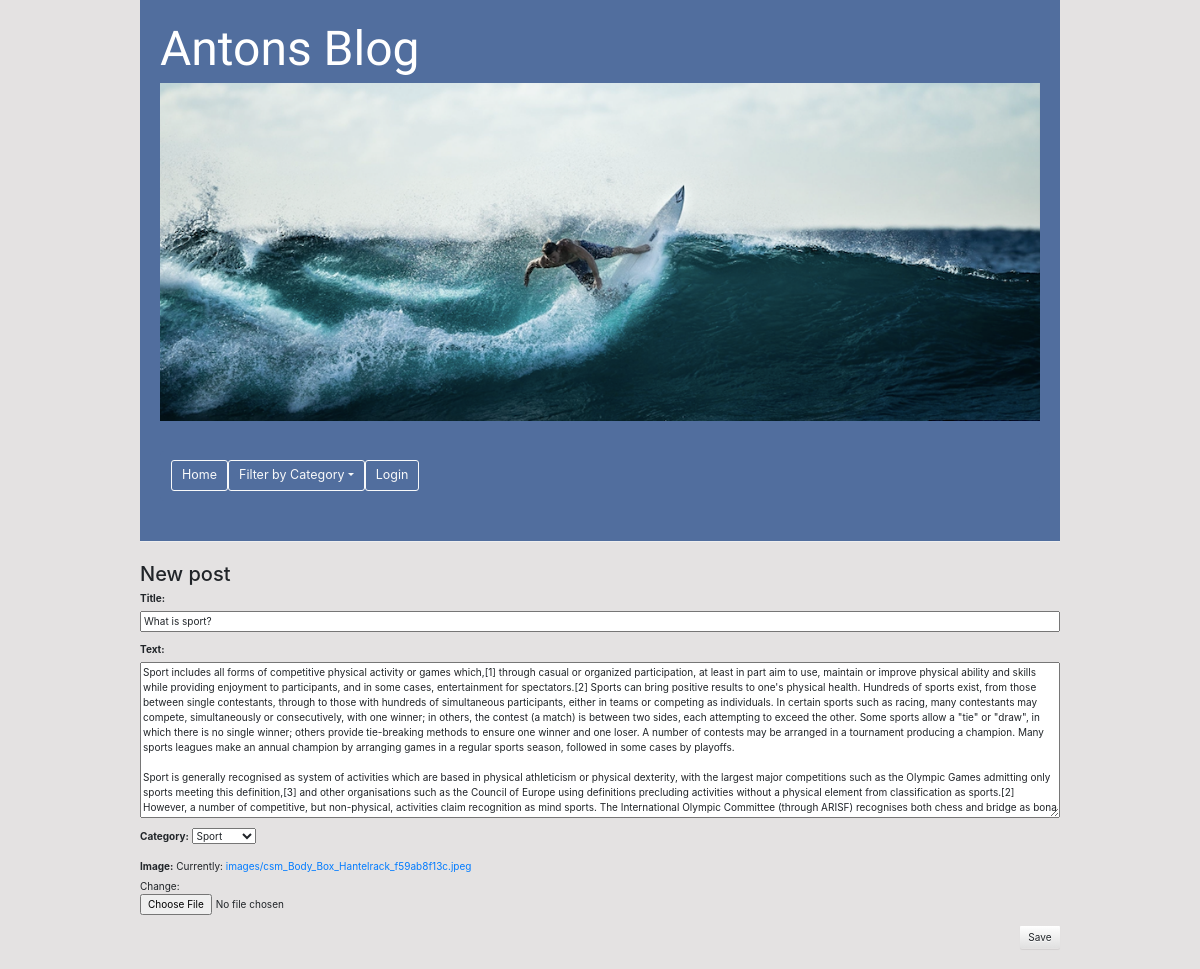
The app's page /post/7/edit/, older data.
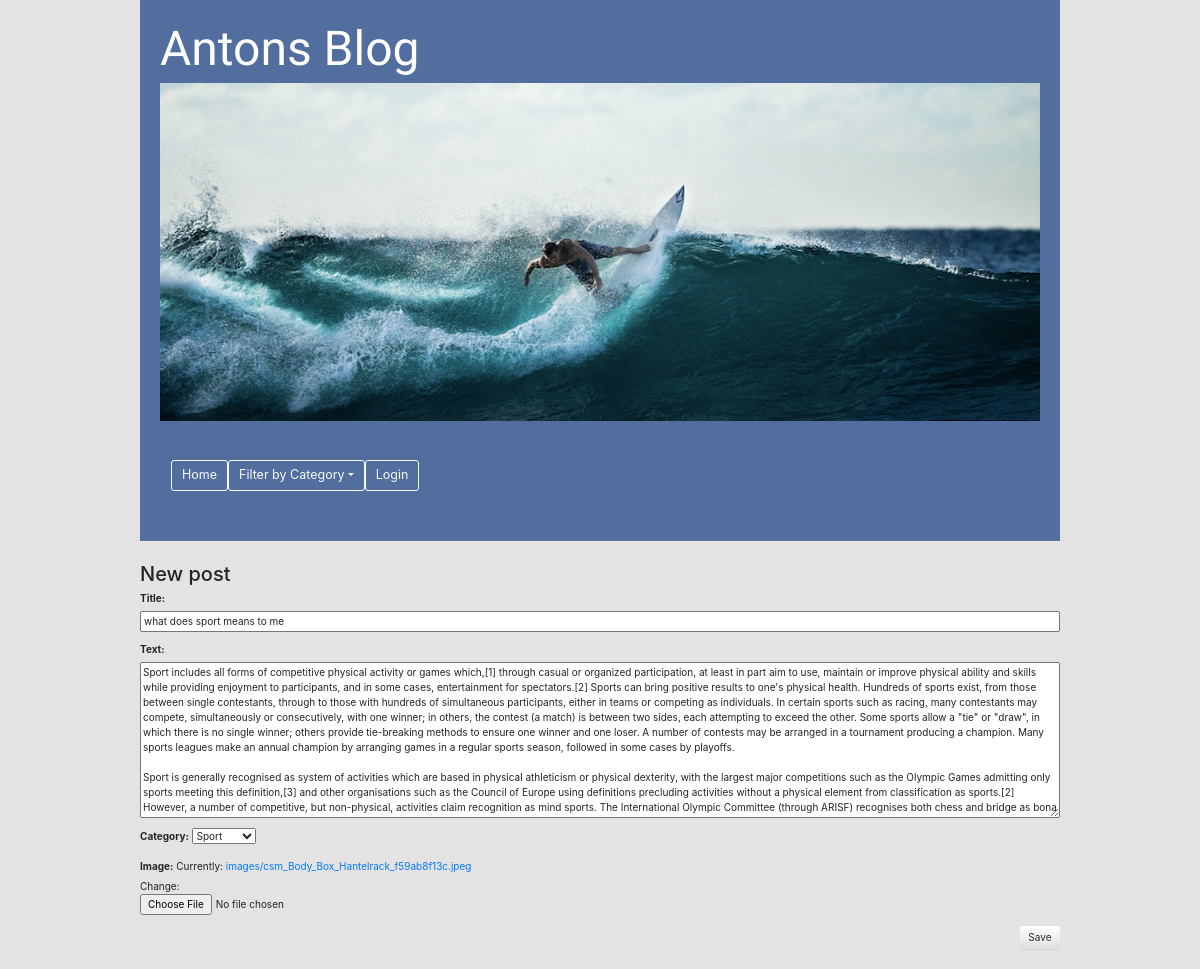
The same page, newer data.
### blog/models.py (models this page shows, shortened)
class Post(models.Model):
    author = models.ForeignKey(settings.AUTH_USER_MODEL, on_delete=models.CASCADE)
    title = models.CharField(max_length=200)
    text = models.TextField()
    created_date = models.DateTimeField(default=timezone.now)
    published_date = models.DateTimeField(blank=True, null=True)
    image = models.ImageField(null=True, upload_to='images/')
    CATEGORY1 = 'Food'
    CATEGORY2 = 'Body'
    CATEGORY3 = 'Lifestyle'
    CATEGORY4 = 'Sport'
    CATEGORY5 = 'Other'
    CATEGORY_CHOICES = [
        (CATEGORY1, 'Food'),
        (CATEGORY2, 'Body'),
        (CATEGORY3, 'Lifestyle'),
        (CATEGORY4, 'Sport'),
        (CATEGORY5, 'Other')
    ]
    category = models.CharField(
        blank=True,
        max_length=20,
        choices=CATEGORY_CHOICES,
    )

### blog/views.py (the view)
# urls.py: path('post/<int:pk>/edit/', views.post_edit, name='post_edit'),
def post_edit(request, pk):
    post = get_object_or_404(Post, pk=pk)
    if request.method == "POST":
        form = PostForm(request.POST, request.FILES, instance=post)
        if form.is_valid():
            post = form.save(commit=False)
            post.author = request.user
            post.published_date = timezone.now()
            post.save()
            return redirect('post_detail', pk=post.pk)
    else:
        form = PostForm(instance=post)
    return render(request, 'blog/post_edit.html', {'form': form})

### blog/forms.py
class PostForm(forms.ModelForm):
    class Meta:
         model = Post
         fields = ('title', 'text','category','image')

### blog/templates/blog/post_edit.html
{% extends 'blog/base.html' %}
{% block content %}
    <h2>New post</h2>
    <form method="POST" class="post-form" enctype="multipart/form-data">{% csrf_token %}
        {{ form.as_p }}
        <button type="submit" class="save btn btn-default">Save</button>
    </form>
{% endblock %}

Row changes from the older to the newer data that the page shows:
changed Post "Sport": title "What is sport?" → "what does sport means to me"
